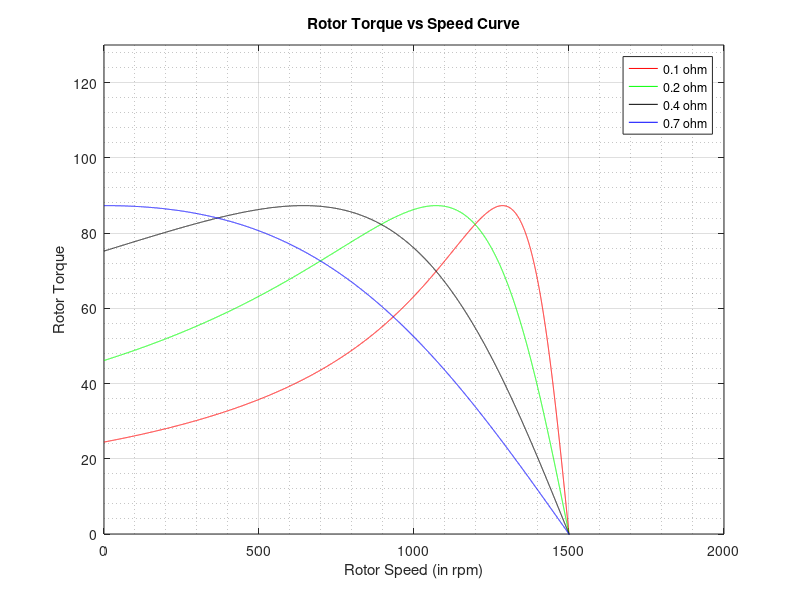

The MATLAB script that drew this image:
clc;
clear all;
close all;

Nr=0:.1:1550;
Ns=25;
X2=0.7;
E2=80;


s=(Ns-(Nr/60))/Ns;

Tr=@(R2)1.5*(1/(pi*Ns))*((s*E2.^2*R2)./(R2.^2+(s*X2).^2));

plot(Nr,Tr(0.1),'r');
ylim([0 130]);
title('Rotor Torque vs Speed Curve');
xlabel('Rotor Speed (in rpm)');
ylabel('Rotor Torque');
grid on;
grid minor;
hold on;
plot(Nr,Tr(0.2),'g');
hold on;
plot(Nr,Tr(0.4),'k');
hold on;
plot(Nr,Tr(.7),'b');
legend('0.1 ohm','0.2 ohm','0.4 ohm','0.7 ohm');











